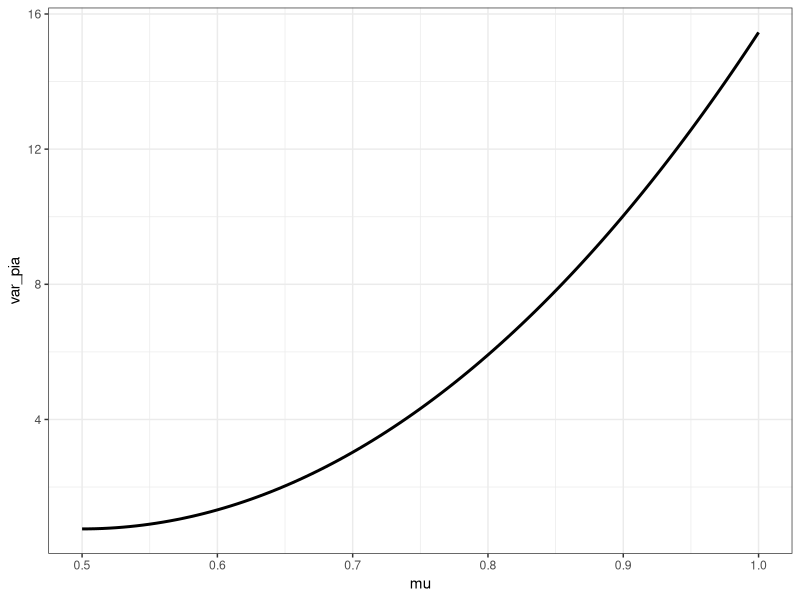
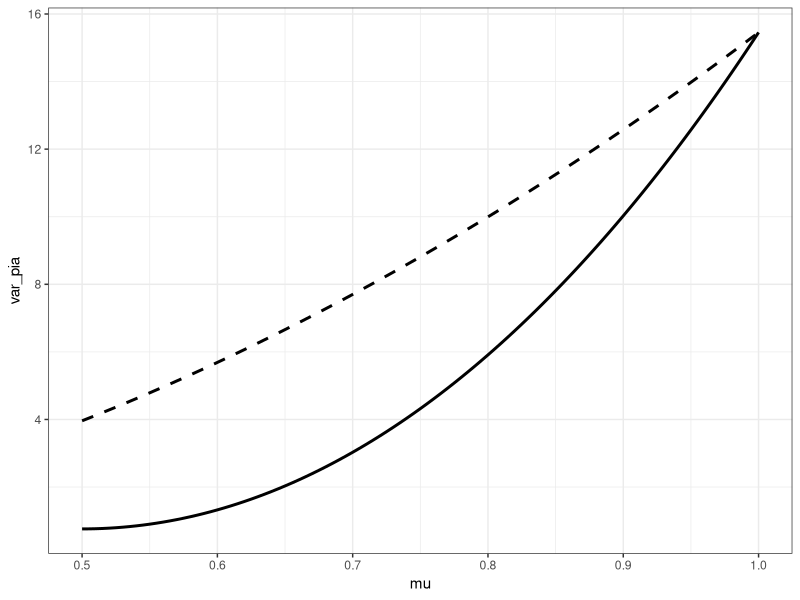
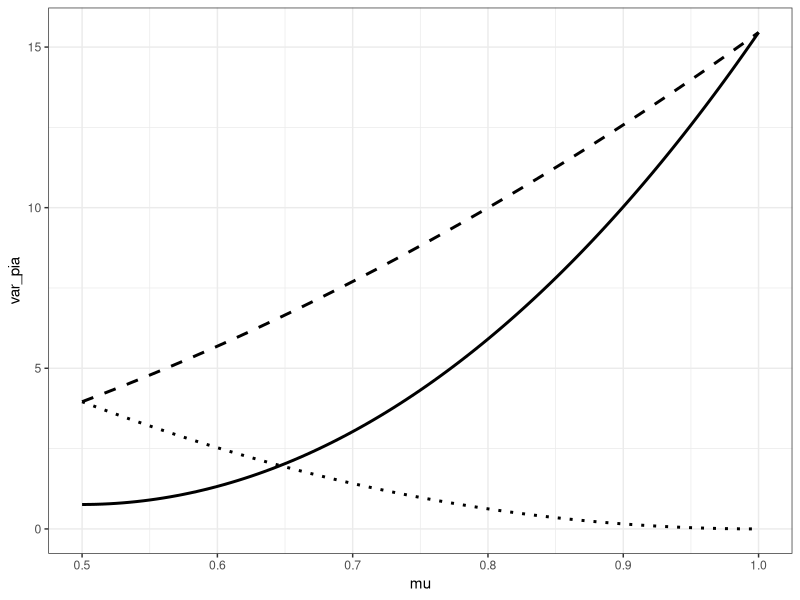
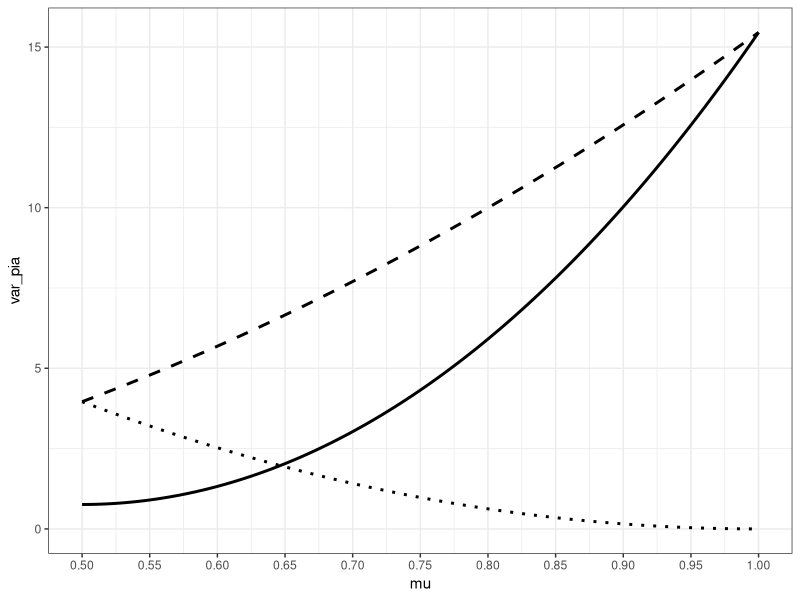
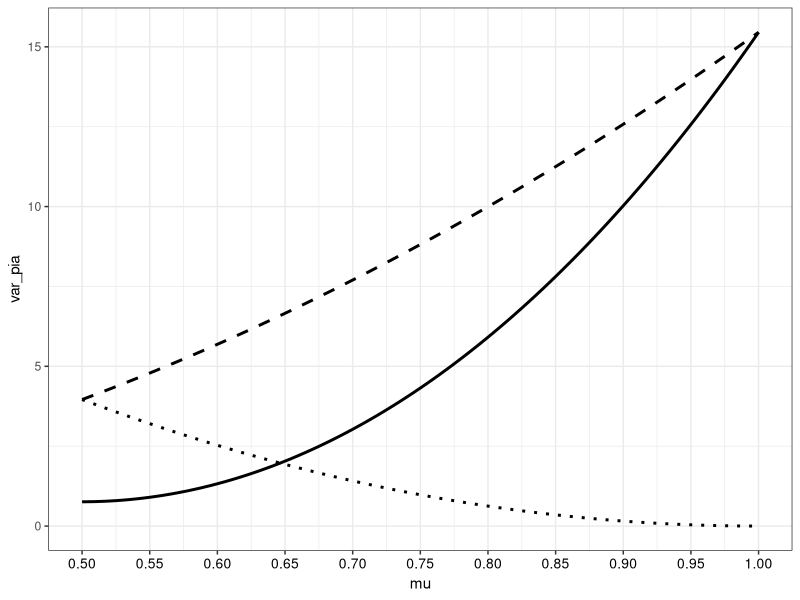
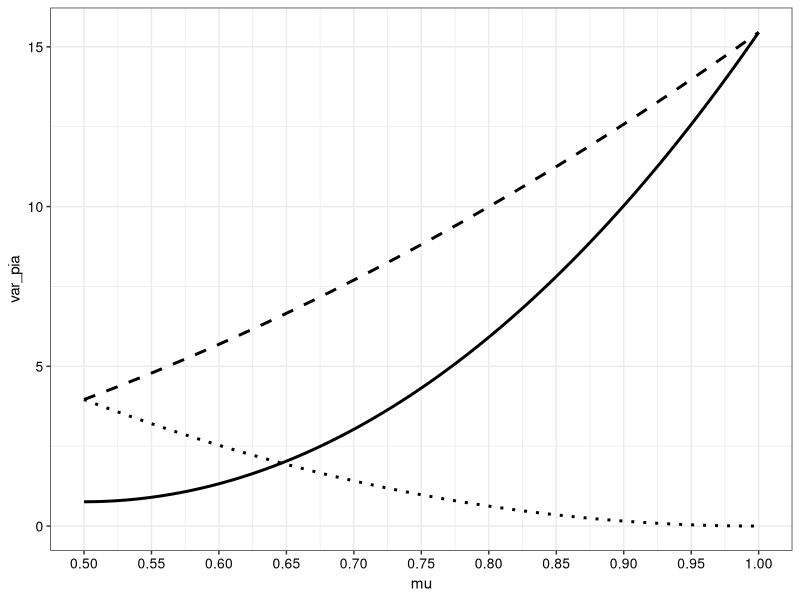
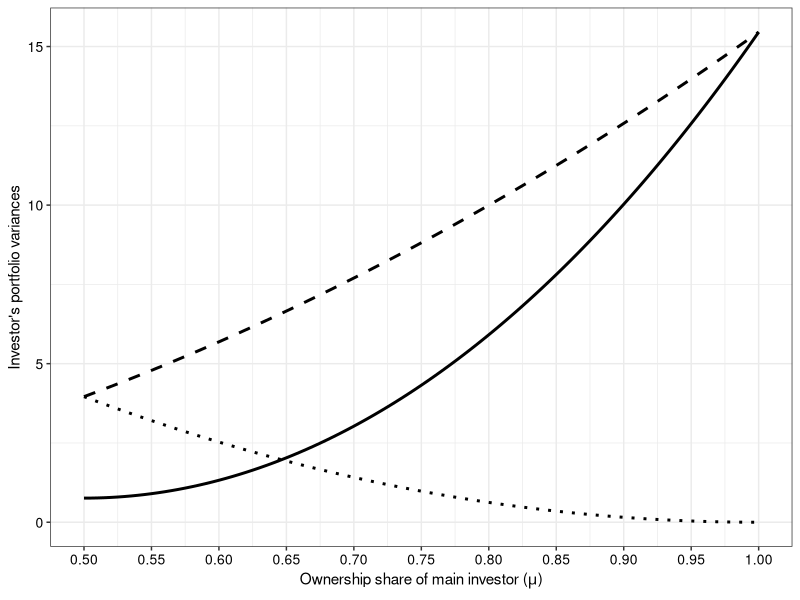
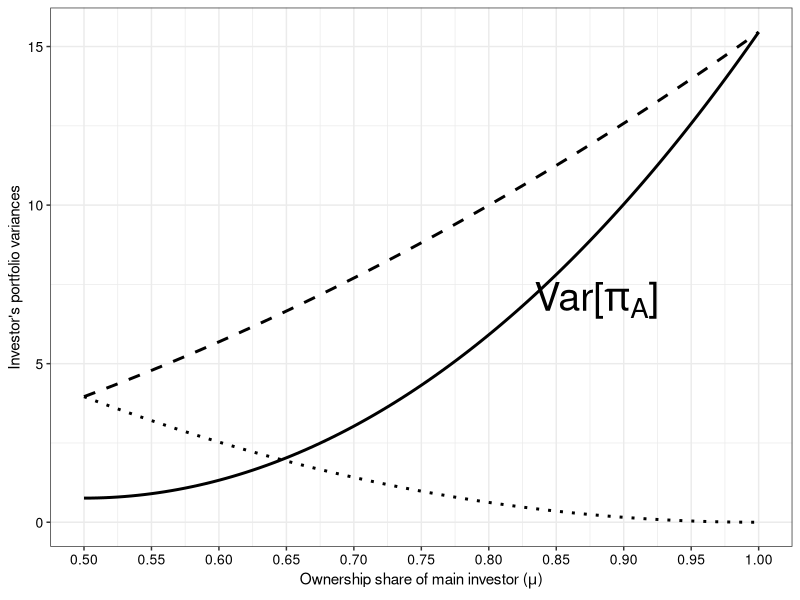

These charts were generated, in order, by the following R code:
# d-own-200505.R Figure 3 & 5 for d-own-36.tex (JEMS accepted)
# d-own-181104.R Figure 4 & 5 for d-own-8.tex
library(ggplot2)

#########
# Figure 3 in Section 4 starts here:
phi2 = 0.05 #
phi1 = 0.10 # 
phi0 = 0.75 # 
gamma = 64

mu = seq(0.5, 1, 0.005) #Horizontal axis
length(mu)# 101 points
summary(mu)

# from equation (10)
pia1_2 = 0 # profit firm 1 at state 2
pia2_2 = 0 # profit firm 2 at state 2
pia1_1 = mu*gamma/4 # profit at state 1
pia2_1 = (1-mu)*gamma/4
pia1_0 = mu*gamma*mu/((2*mu+1)^2) # profit at state 0
pia2_0 = (1-mu)*gamma*mu/((2*mu+1)^2)

# expected profit from A1 and A2 (partial ownership of firm 1 and 2, equation (11))
epia1 = phi2*pia1_2 + phi1*pia1_1 + phi0*pia1_0 # exp profit from partially (mu) owning firm 1
epia2 = phi2*pia2_2 + phi1*pia2_1 + phi0*pia2_0 # exp profit from partially (1-mu) owning firm 2

# the corresponding variances, equation (12)
var_pia1 = phi2*(pia1_2-epia1)^2 + phi1*(pia1_1-epia1)^2 + phi1*(0-epia1)^2 + phi0*(pia1_0-epia1)^2
var_pia2 = phi2*(pia2_2-epia2)^2 + phi1*(pia2_1-epia2)^2 + phi1*(0-epia2)^2 + phi0*(pia2_0-epia2)^2

# Equation (13)
cov_pia = phi2*(pia1_2-epia1)*(pia2_2-epia2) + phi1*(pia1_1-epia1)*(0-epia2) + phi1*(0-epia1)*(pia2_1-epia2) + phi0*(pia1_0-epia1)*(pia2_0-epia2)

# computing portfolio weights for investor A with respec to asset 1, equation (14)
s = epia1/(epia1+epia2)

# computing investor A's portfolio variance, equation (15)
var_pia = s^2*var_pia1 + (1-s)^2*var_pia2 + 2*s*(1-s)*cov_pia

# plotting A's portfolio's variance as function of mu. Plotting Figure 3:
var_df = data.frame(mu, var_pia1, var_pia2, var_pia) # defining the data frame

var_plot = ggplot(var_df, aes(x = mu, y = var_pia))
var_plot = var_plot + theme_bw()
(var_plot = var_plot + geom_line(aes(y=var_pia), size = 1.01))
(var_plot = var_plot + geom_line(aes(y=var_pia1), linetype = "dashed", size = 1.01))
(var_plot = var_plot + geom_line(aes(y=var_pia2), linetype = "dotted", size = 1.01))
(var_plot = var_plot + scale_x_continuous(breaks = seq(0.5, 1, 0.05))) 
(var_plot = var_plot + theme(axis.text.x = element_text(color = "black", size = 10))) 
(var_plot = var_plot + theme(axis.text.y = element_text(color = "black", size = 10))) 
(var_plot = var_plot + labs(x = expression("Ownership share of main investor ("*mu*")"), y = "Investor's portfolio variances"))
(var_plot = var_plot + annotate("text", size = 10, x = 0.88, y = 7, parse = T, label = as.character(expression("Var["*pi[A]*"]"))))
(var_plot = var_plot + annotate("text", size = 10, x = 0.6, y = 7, parse = T, label = as.character(expression("Var["*pi[A*1]*"]"))))
(var_plot = var_plot + annotate("text", size = 10, x = 0.9, y = 1, parse = T, label = as.character(expression("Var["*pi[A*2]*"]"))))
(var_plot = var_plot + theme(axis.title.x = element_text(size = 30)))
(var_plot = var_plot + theme(axis.title.y = element_text(size = 30)))
(var_plot = var_plot + theme(axis.text.x = element_text(color = "black", size = 25)))
(var_plot = var_plot + theme(axis.text.y = element_text(color = "black", size = 25)))

###############
# Figure 5 Section 5 starts

mu = seq(0.5, 1, 0.005) #Horizontal axis
length(mu)# 101 points
summary(mu)

gamma = 64
omega = 0.5 # equal weights in social welfare

phi2 = 0.25 # original JEMS submission
phi1 = 0.25 # original JEMS submission
phi0 = 0.25 # original JEMS submission

theta_low = 0.4
theta_mid = 0.6
theta_hi = 0.8

theta = theta_hi #initial assignment for the highest graph
ew_hi = omega*( 2*phi1*(gamma/8)^theta + phi0*(2*gamma*mu^2/((2*mu+1)^2))^theta) + (1-omega)* (2*phi1*((mu*gamma/4)^theta + ((1-mu)*gamma/4)^theta)+ phi0*( (gamma*mu/((2*mu+1)^2))^theta + (gamma*mu/((2*mu+1)^2))^theta) )
theta = theta_mid #mid graph
ew_mid = omega*( 2*phi1*(gamma/8)^theta + phi0*(2*gamma*mu^2/((2*mu+1)^2))^theta) + (1-omega)* (2*phi1*((mu*gamma/4)^theta + ((1-mu)*gamma/4)^theta)+ phi0*( (gamma*mu/((2*mu+1)^2))^theta + (gamma*mu/((2*mu+1)^2))^theta) )
theta = theta_low # low graph
ew_low = omega*( 2*phi1*(gamma/8)^theta + phi0*(2*gamma*mu^2/((2*mu+1)^2))^theta) + (1-omega)* (2*phi1*((mu*gamma/4)^theta + ((1-mu)*gamma/4)^theta)+ phi0*( (gamma*mu/((2*mu+1)^2))^theta + (gamma*mu/((2*mu+1)^2))^theta) )

ew_df = data.frame(mu, ew_hi, ew_mid, ew_low) #creating data frame

# extracting maxima coordinates for the 3 graphs
(mu_hi = ew_df$mu[which.max(ew_df$ew_hi)])
(y_hi = ew_df$ew_hi[which.max(ew_df$ew_hi)])
(mu_mid = ew_df$mu[which.max(ew_df$ew_mid)])
(y_mid = ew_df$ew_mid[which.max(ew_df$ew_mid)])
(mu_low = ew_df$mu[which.max(ew_df$ew_low)])
(y_low = ew_df$ew_low[which.max(ew_df$ew_low)])

# Plotting Figure 5:
ew_plot = ggplot(ew_df, aes(mu))
ew_plot = ew_plot + theme_bw()
(ew_plot = ew_plot + geom_line(aes(y = ew_hi), size = 1.05))
(ew_plot = ew_plot + geom_line(aes(y = ew_mid), linetype = "solid", size = 1.05))
(ew_plot = ew_plot + geom_line(aes(y = ew_low), linetype = "solid", size = 1.05))
(ew_plot = ew_plot + geom_vline(xintercept = mu_hi, linetype = "dotted")) # max high curve
(ew_plot = ew_plot + geom_vline(xintercept = mu_mid, linetype = "dotted")) # max mid curve
(ew_plot = ew_plot + geom_vline(xintercept = mu_low, linetype = "dotted")) # max low curve
(ew_plot = ew_plot + annotate("point", x = mu_hi, y = y_hi, size = 4))
(ew_plot = ew_plot + annotate("point", x = mu_mid, y = y_mid, size = 4))
(ew_plot = ew_plot + annotate("point", x = mu_low, y = y_low, size = 4))
(ew_plot = ew_plot + annotate("text", size = 10, x = mu_hi, y = y_hi+0.2, parse = T, label = as.character(expression("Maximum EW for"~theta~"= 0.8"))))
(ew_plot = ew_plot + annotate("text", size = 10, x = mu_mid, y = y_mid+0.2, parse = T, label = as.character(expression("Maximum EW for"~theta~"= 0.6"))))
(ew_plot = ew_plot + annotate("text", size = 10, x = mu_low, y = y_low+0.2, parse = T, label = as.character(expression("Maximum EW for"~theta~"= 0.4"))))
(ew_plot = ew_plot + labs(x = expression("Ownership share of main investor ("*mu*")"), y = "Total welfare (EW)"))
(ew_plot = ew_plot + theme(axis.title.x = element_text(size = 30)))
(ew_plot = ew_plot + theme(axis.title.y = element_text(size = 30)))
(ew_plot = ew_plot + scale_x_continuous(breaks = seq(0.5, 1, 0.05))) # adding ticks
(ew_plot = ew_plot + theme(axis.text.x = element_text(color = "black", size = 25)))
(ew_plot = ew_plot + theme(axis.text.y = element_text(color = "black", size = 25)))
